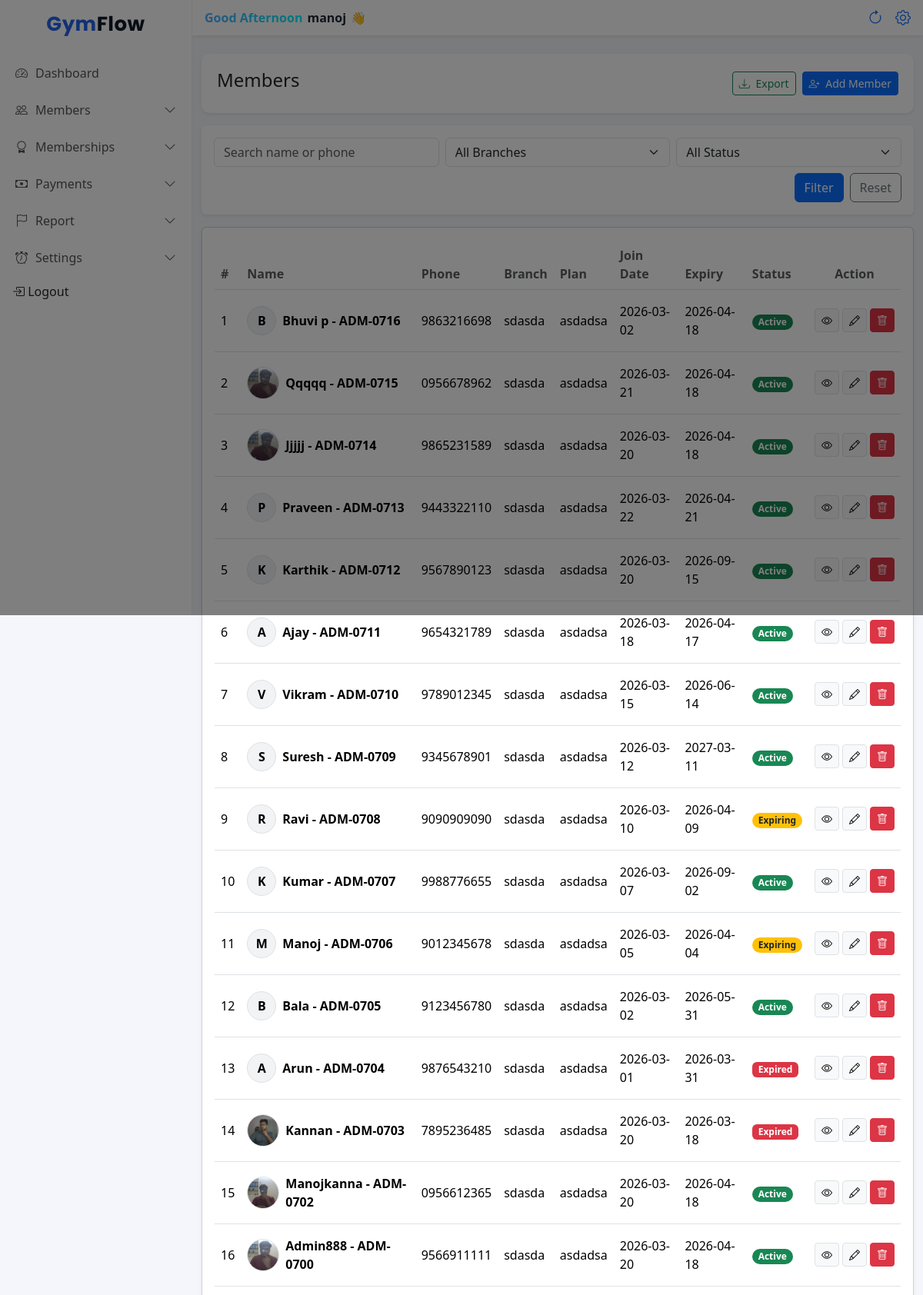
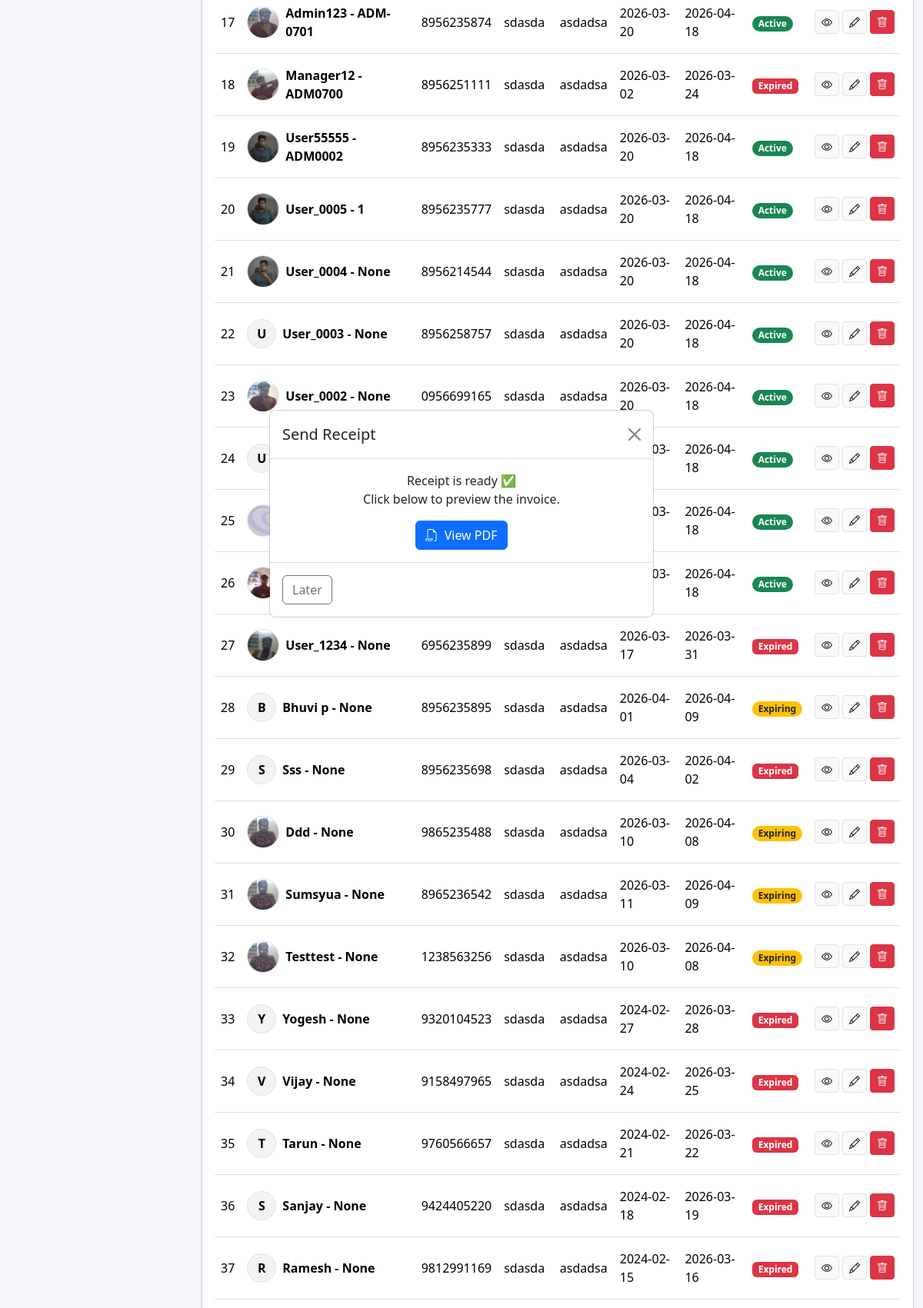
Page /members/ (signed in, upper part) on the committed database (2 pictures, top to bottom).
### accounts/models.py (models this page shows, shortened)
class User(AbstractUser):
    ROLE_CHOICES = (
        ('ADMIN', 'Owner'),
        ('TRAINER', 'Trainer'),
    )
    gym = models.ForeignKey(Gym, on_delete=models.CASCADE, null=True, blank=True)
    role = models.CharField(max_length=10, choices=ROLE_CHOICES, default='TRAINER')
    phone = models.CharField(max_length=15, blank=True, null=True)
    branch = models.ForeignKey(Branch, on_delete=models.SET_NULL, null=True, blank=True)

### frontend/models.py (models this page shows, shortened)
class Member(models.Model):
    STATUS_CHOICES = (
        ('active', 'Active'),
        ('expiring', 'Expiring Soon'),
        ('expired', 'Expired'),
    )
    is_deleted = models.BooleanField(default=False)
    admission_number = models.CharField(max_length=10,  blank=True, null=True)
    DOB=models.DateField(null=True,blank=True)
    gym = models.ForeignKey(Gym, on_delete=models.CASCADE, related_name="members")
    branch = models.ForeignKey(Branch, on_delete=models.CASCADE, related_name="members")
    name = models.CharField(max_length=100)
    phone = models.CharField(max_length=15)
    join_date = models.DateField(default=date.today)
    photo = models.ImageField(upload_to="members/", blank=True, null=True)
    plan = models.ForeignKey(MembershipPlan, on_delete=models.SET_NULL, null=True, blank=True)
    start_date = models.DateField(null=True)
    expiry_date = models.DateField()
    security_deposit = models.DecimalField(max_digits=10, decimal_places=2, default=0)
    status = models.CharField(max_length=10, choices=STATUS_CHOICES, default='active')
    created_at = models.DateTimeField(auto_now_add=True)
    class Meta:
        unique_together = ("gym", "admission_number")

class Branch(models.Model):
    gym = models.ForeignKey(Gym, on_delete=models.CASCADE, related_name="branches")
    name = models.CharField(max_length=100)
    address = models.TextField(blank=True)
    phone = models.CharField(max_length=15, blank=True)
    created_at = models.DateTimeField(auto_now_add=True)
    class Meta:
        unique_together = ('gym', 'name')  # same gym can't have 2 branches with same name

class MembershipPlan(models.Model):
    branch = models.ForeignKey(Branch, on_delete=models.CASCADE, related_name="plans")
    name = models.CharField(max_length=50)  # Monthly / Quarterly
    duration_days = models.PositiveIntegerField()
    start_date = models.DateField(null=True)
    end_date = models.DateField(null=True)
    price = models.DecimalField(max_digits=8, decimal_places=2)
    is_active = models.BooleanField(default=True)
    created_at = models.DateTimeField(auto_now_add=True)
    class Meta:
        unique_together = ('branch', 'name')  # same branch can't have same plan name twice

### frontend/views.py (the view)
# urls.py: path('members/',member_list,name="member_list"),
@login_required
@owner_or_trainer
def member_list(request):
    whatsapp_url = request.session.pop("whatsapp_url", None)
    invoice_id = request.session.pop("invoice_id", None)
    gym = request.user.gym
    update_member_statuses(gym)
    search = request.GET.get("q", "")
    branch = request.GET.get("branch", "")
    status = request.GET.get("status", "")
    members = Member.objects.select_related(
        "branch", "plan"
    ).filter(
        gym=gym,
        is_deleted=False
    )
    if search:
        members = members.filter(
            Q(name__icontains=search) |
            Q(phone__icontains=search) |
            Q(admission_number__icontains=search)
        )
    if branch:
        members = members.filter(branch__id=branch)
    if status:
        members = members.filter(status__iexact=status)
    members = members.only(
        "id", "name", "phone", "join_date",
        "expiry_date", "status", "photo",
        "branch__name", "plan__name","admission_number"
    ).order_by("-id")
    branches = gym.branches.all()
    return render(request, "List_members.html", {
        "members": members,
        "branches": branches,
        "q": search,
        "branch": branch,
        "status": status,
        "whatsapp_url": whatsapp_url,
        "invoice_id": invoice_id
    })

### frontend/views.py (called while the page is built)
def update_member_statuses(gym):
    today = timezone.localdate()
    days = gym.expiry_reminder_days_before or 7
    alert_limit = today + timedelta(days=7)
    expiring_limit = today + timedelta(days=days)
    Member.objects.filter(
        gym=gym,
        expiry_date__lt=today
    ).exclude(status="expired").update(status="expired")
    Member.objects.filter(
        gym=gym,
        expiry_date__gte=today,
        expiry_date__lte=expiring_limit
    ).exclude(status="expiring").update(status="expiring")
    Member.objects.filter(
        gym=gym,
        expiry_date__gt=expiring_limit
    ).exclude(status="active").update(status="active")

### frontend/templates/List_members.html (shortened to what this page needs)
{% extends "base.html" %}
{% load static %}
{% block content %}
<link rel="stylesheet" href="{% static 'css/modal_card.css' %}">
<link rel="stylesheet" href="{% static 'css/add_member.css' %}">
<div class="container-fluid mt-4">
    <div class="d-flex justify-content-between align-items-center mb-3 shadow-sm"
        style="background-color: white;padding:20px;border-radius: 10px;">
        <h4>Members</h4>
        <div class="d-flex gap-2">
            <button class="btn btn-outline-success btn-sm" id="exportCsv">
                <i class="bi bi-download me-1"></i> Export
            </button>
            <a href="{% url 'Add_members' %}" class="btn btn-primary btn-sm">
                <i class="bi bi-person-plus me-1"></i> Add Member
            </a>
        </div>
    </div>
    <form method="get">
        <div class="card shadow-sm border-0 mb-3">
          <div class="card-body">
            <div class="row g-2">
              <div class="col-12 col-md-4">
                <input type="text"
                       name="q"
                       value="{{ q }}"
                       class="form-control"
                       placeholder="Search name or phone">
              </div>
              <div class="col-12 col-md-4">
                <select name="branch" class="form-select">
                  <option value="">All Branches</option>
                </select>
              </div>
              <div class="col-12 col-md-4">
                <select name="status" class="form-select">
                  <option value="">All Status</option>
                </select>
              </div>
              <div class="col-12 d-flex justify-content-end gap-2 mt-2">
                <button type="submit" class="btn btn-primary">Filter</button>
                <a href="{% url 'member_list' %}" class="btn btn-outline-secondary">Reset</a>
              </div>
            </div>
          </div>
        </div>
      </form>
    <div class="card shadow-sm d-none d-md-block">
        <div class="card-body table-responsive">
            <table class="table table-hover align-middle mb-3" id="membersTable">
                <thead class="table">
                    <tr>
                        <th class="fw-semibold text-muted">#</th>
                        <th class="fw-semibold text-muted">Name</th>
                        <th class="fw-semibold text-muted">Phone</th>
                        <th class="fw-semibold text-muted">Branch</th>
                        <th class="fw-semibold text-muted">Plan</th>
                        <th class="fw-semibold text-muted">Join Date</th>
                        <th class="fw-semibold text-muted">Expiry</th>
                        <th class="fw-semibold text-muted">Status</th>
                        <th class="text-center fw-semibold text-muted">Action</th>
                    </tr>
                </thead>
                <tbody>
                    {% for m in members %}
                    <tr>
                        <td class="py-3">{{ forloop.counter }}</td>
                        <td class="py-3">
                            <div class="d-flex align-items-center gap-2">
                                {% if m.photo %}
                                <img src="{{ m.photo.url }}" alt="{{ m.name }}" width="42" height="42"
                                    class="rounded-circle border" style="object-fit: cover;">
                                {% else %}
                                <div class="rounded-circle border d-flex align-items-center justify-content-center"
                                    style="width:38px;height:38px;background:#f1f3f5;font-weight:600;">
                                    {{ m.name|slice:":1"|upper }}
                                </div>
                                {% endif %}
                                <div class="fw-semibold">{{ m.name }} - {{ m.admission_number }} </div>
                            </div>
                        </td>
                        <td class="py-3">{{ m.phone }}</td>
                        <td class="py-3">{{ m.branch.name }}</td>
                        <td class="py-3">
                            {% if m.plan %}
                            {{ m.plan.name }}
                            {% else %}
                            -
                            {% endif %}
                        </td>
                        <td class="py-3">{{ m.join_date|date:"Y-m-d" }}</td>
                        <td class="py-3">{{ m.expiry_date|date:"Y-m-d" }}</td>
                        <td class="py-3">
                            {% if m.status == "active" %}
                            <span class="badge rounded-pill bg-success">Active</span>
                            {% elif m.status == "expiring" %}
                            <span class="badge rounded-pill bg-warning text-dark">Expiring</span>
                            {% else %}
                            <span class="badge bg-danger">Expired</span>
                            {% endif %}
                        </td>
                        <td class="text-center">
                            <div class="d-flex justify-content-center gap-1">
                                <a href="#" class="btn btn-sm btn-light border" title="View" hreflang="view"
                                    onclick="openMemberDetails('{{ m.id }}')">
                                    <i class="bi bi-eye"></i>
                                </a>
                                <a type="button" class="btn btn-sm btn-light border dit-plan-btn" title="Edit" hreflang="Edit"
                                   data-id="{{ m.id }}"
                                    >
                                    <i class="bi bi-pencil"></i>
                                </a>
                                {% if request.user.role == "ADMIN" %}
                                <a href="#" class="btn btn-sm btn-danger delete-member-btn" data-id="{{ m.id }}"
                                    title="Delete" hreflang="Delete" >
                                    <i class="bi bi-trash"></i>
                                </a>
                                {% endif %}
                            </div>
                        </td>
                    </tr>
                    {% endfor %}
                </tbody>
            </table>
        </div>
    </div>
</div>
{% if whatsapp_url or invoice_id %}
<div class="modal fade" id="whatsappModal" tabindex="-1">
    <div class="modal-dialog modal-dialog-centered">
        <div class="modal-content">
            <div class="modal-header">
                <h5 class="modal-title">Send Receipt</h5>
                <button type="button" class="btn-close" data-bs-dismiss="modal"></button>
            </div>
            <div class="modal-body text-center">
                <p class="mb-3">
                    Receipt is ready ✅ <br>
                </p>
                {% if invoice_id %}
                <a href="{% url 'generate_invoice_pdf' invoice_id %}" target="_blank" class="btn btn-primary">
                    <i class="bi bi-filetype-pdf me-1"></i> View PDF
                </a>
                {% endif %}
            </div>
            <div class="modal-footer justify-content-between">
                <button type="button" class="btn btn-outline-secondary" data-bs-dismiss="modal">
                </button>
            </div>
        </div>
    </div>
</div>
{% endif %}
{% endblock %}

### frontend/templates/base.html (shortened to what this page needs)
{% load static %}
<!DOCTYPE html>
<html lang="en">
<head>
    <link href="https://cdn.jsdelivr.net/npm/bootstrap@5.3.3/dist/css/bootstrap.min.css" rel="stylesheet">
    <link href="https://cdn.jsdelivr.net/npm/bootstrap-icons/font/bootstrap-icons.css" rel="stylesheet">
    <link rel="stylesheet" href="{% static 'css/dashboard.css' %}">
</head>
<body>
    <div class="sidebar" id="sidebar">
        <h4 class="brand-logo text-center py-3">
            Gym<span>Flow</span>
        </h4>
        <a class="" href="{% url 'dashboard' %}">
            <i class="bi bi-speedometer2"></i> Dashboard
        </a>
        <a href="javascript:void(0)" class="menu-toggle">
            <i class="bi bi-people"></i> Members
            <i class="bi bi-chevron-down ms-auto"></i>
        </a>
        <a href="javascript:void(0)" class="menu-toggle">
            <i class="bi bi-award"></i> Memberships
            <i class="bi bi-chevron-down ms-auto"></i>
        </a>
        <a href="javascript:void(0)" class="menu-toggle">
            <i class="bi bi-cash"></i> Payments
            <i class="bi bi-chevron-down ms-auto"></i>
        </a>
        <a href="javascript:void(0)" class="menu-toggle">
            <i class="bi bi-flag"></i> Report
            <i class="bi bi-chevron-down ms-auto"></i>
        </a>
        {% if request.user.role == "ADMIN" %}
        <a href="javascript:void(0)" class="menu-toggle">
            <i class="bi bi-alarm"></i> Settings
            <i class="bi bi-chevron-down ms-auto"></i>
        </a>
        {% endif %}
        <form method="post" action="{% url 'logout' %}" class="d-inline">
            <button type="submit" class="dropdown-item px-3 mt-2">
                <i class="bi bi-box-arrow-in-right"></i> Logout
            </button>
        </form>
    </div>
    <div class="content">
        <nav class="navbar bg-white shadow-sm px-3">
            <div class="d-flex align-items-center gap-2">
                <div class="welcome-text">
                    <span class="greeting">Welcome Back</span>
                    <span class="username">{{ request.user.username }}</span>
                    <span class="wave">👋</span>
                </div>
            </div>
            <div class="d-flex align-items-center">
                <a href="" class="px-3 fs-5" hreflang="Page Refresh"><i class="bi bi-arrow-clockwise"></i></a>
                <a href="{% url 'gym_profile' %}" class="fs-5" hreflang="Profile Setting"><i class="bi bi-gear"></i></a>
            </div>
        </nav>
        {% block content %}
        {% endblock %}
</body>
</html>

### frontend/static/css/dashboard.css (style rules this page uses)
body { background-color: #f5f7fb; overflow-x: hidden; }
.sidebar { width: 250px; min-height: 100vh; background: #ffffff; border-right: 1px solid #eee; position: fixed; top: 0; left: 0; transform: translateX(-100%); transition: transform 0.3s ease; z-index: 1050; }
.sidebar h4 { font-weight: 700; }
.sidebar a { color: #555; text-decoration: none; padding: 12px 20px; display: flex; align-items: center; font-weight: 500; gap: 10px; }
.content { margin-left: 0; transition: margin-left 0.3s ease; width: 100%; }
@media (min-width: 992px) { .sidebar { transform: translateX(0); } }
@media (min-width: 992px) { .content { margin-left: 250px; width: calc(100% - 250px); } }
.menu-toggle { cursor: pointer; }
.menu-toggle i.bi-chevron-down { transition: transform 0.3s; }
.table { margin-bottom: 0; }

### frontend/templates/base.html (style rules this page uses)
.brand-logo { font-family: 'Poppins', sans-serif; font-weight: 700; font-size: 26px; letter-spacing: 0.5px; color: #2563eb; }
.brand-logo span { color: #111827; }
body { background: #f4f6fb; }
.welcome-text { display: flex; align-items: center; gap: 6px; font-weight: 600; }
.greeting { font-size: 16px; background: linear-gradient(90deg, #4facfe, #00f2fe); -webkit-background-clip: text; -webkit-text-fill-color: transparent; }
.username { font-size: 16px; color: #1f2937; }
.wave { display: inline-block; animation: waveAnim 1.8s infinite; transform-origin: 70% 70%; }

### frontend/templates/List_members.html (style rules this page uses)
button, .btn { touch-action: manipulation; }

### rows in the picture
User: user.username "manoj"
Member: name "B", name "Bhuvi p", admission_number "ADM-0716", phone "9863216698", branch.name "sdasda", plan.name "asdadsa", join_date "2026-03-02", expiry_date "2026-04-18", status "Active"
Member: photo (picture), name "Qqqqq", admission_number "ADM-0715", phone "0956678962", branch.name "sdasda", plan.name "asdadsa", join_date "2026-03-21", expiry_date "2026-04-18", status "Active"
Member: photo (picture), name "Jjjjj", admission_number "ADM-0714", phone "9865231589", branch.name "sdasda", plan.name "asdadsa", join_date "2026-03-20", expiry_date "2026-04-18", status "Active"
Member: name "P", name "Praveen", admission_number "ADM-0713", phone "9443322110", branch.name "sdasda", plan.name "asdadsa", join_date "2026-03-22", expiry_date "2026-04-21", status "Active"
Member: name "K", name "Karthik", admission_number "ADM-0712", phone "9567890123", branch.name "sdasda", plan.name "asdadsa", join_date "2026-03-20", expiry_date "2026-09-15", status "Active"
Member: name "A", name "Ajay", admission_number "ADM-0711", phone "9654321789", branch.name "sdasda", plan.name "asdadsa", join_date "2026-03-18", expiry_date "2026-04-17", status "Active"
Member: name "V", name "Vikram", admission_number "ADM-0710", phone "9789012345", branch.name "sdasda", plan.name "asdadsa", join_date "2026-03-15", expiry_date "2026-06-14", status "Active"
Member: name "S", name "Suresh", admission_number "ADM-0709", phone "9345678901", branch.name "sdasda", plan.name "asdadsa", join_date "2026-03-12", expiry_date "2027-03-11", status "Active"
Member: name "R", name "Ravi", admission_number "ADM-0708", phone "9090909090", branch.name "sdasda", plan.name "asdadsa", join_date "2026-03-10", expiry_date "2026-04-09", status "Expiring"
Member: name "K", name "Kumar", admission_number "ADM-0707", phone "9988776655", branch.name "sdasda", plan.name "asdadsa", join_date "2026-03-07", expiry_date "2026-09-02", status "Active"
Member: name "M", name "Manoj", admission_number "ADM-0706", phone "9012345678", branch.name "sdasda", plan.name "asdadsa", join_date "2026-03-05", expiry_date "2026-04-04", status "Expiring"
Member: name "B", name "Bala", admission_number "ADM-0705", phone "9123456780", branch.name "sdasda", plan.name "asdadsa", join_date "2026-03-02", expiry_date "2026-05-31", status "Active"
Member: name "A", name "Arun", admission_number "ADM-0704", phone "9876543210", branch.name "sdasda", plan.name "asdadsa", join_date "2026-03-01", expiry_date "2026-03-31", status "Expired"
Member: photo (picture), name "Kannan", admission_number "ADM-0703", phone "7895236485", branch.name "sdasda", plan.name "asdadsa", join_date "2026-03-20", expiry_date "2026-03-18", status "Expired"
Member: photo (picture), name "Manojkanna", admission_number "ADM-0702", phone "0956612365", branch.name "sdasda", plan.name "asdadsa", join_date "2026-03-20", expiry_date "2026-04-18", status "Active"
Member: photo (picture), name "Admin888", admission_number "ADM-0700", phone "9566911111", branch.name "sdasda", plan.name "asdadsa", join_date "2026-03-20", expiry_date "2026-04-18", status "Active"
Member: photo (picture), name "Admin123", admission_number "ADM-0701", phone "8956235874", branch.name "sdasda", plan.name "asdadsa", join_date "2026-03-20", expiry_date "2026-04-18", status "Active"
Member: photo (picture), name "Manager12", admission_number "ADM0700", phone "8956251111", branch.name "sdasda", plan.name "asdadsa", join_date "2026-03-02", expiry_date "2026-03-24", status "Expired"
Member: photo (picture), name "User55555", admission_number "ADM0002", phone "8956235333", branch.name "sdasda", plan.name "asdadsa", join_date "2026-03-20", expiry_date "2026-04-18", status "Active"
Member: photo (picture), name "User_0005", admission_number "1", phone "8956235777", branch.name "sdasda", plan.name "asdadsa", join_date "2026-03-20", expiry_date "2026-04-18", status "Active"
Member: photo (picture), name "User_0004", admission_number "None", phone "8956214544", branch.name "sdasda", plan.name "asdadsa", join_date "2026-03-20", expiry_date "2026-04-18", status "Active"
Member: name "U", name "User_0003", admission_number "None", phone "8956258757", branch.name "sdasda", plan.name "asdadsa", join_date "2026-03-20", expiry_date "2026-04-18", status "Active"
Member: photo (picture), name "User_0002", admission_number "None", phone "0956699165", branch.name "sdasda", plan.name "asdadsa", join_date "2026-03-20", expiry_date "2026-04-18", status "Active"
Member: name "U", expiry_date "2026-04-18", status "Active"
Member: photo (picture), expiry_date "2026-04-18", status "Active"
Member: photo (picture), expiry_date "2026-04-18", status "Active"
Member: photo (picture), name "User_1234", admission_number "None", phone "6956235899", branch.name "sdasda", plan.name "asdadsa", join_date "2026-03-17", expiry_date "2026-03-31", status "Expired"
Member: name "B", name "Bhuvi p", admission_number "None", phone "8956235895", branch.name "sdasda", plan.name "asdadsa", join_date "2026-04-01", expiry_date "2026-04-09", status "Expiring"
Member: name "S", name "Sss", admission_number "None", phone "8956235698", branch.name "sdasda", plan.name "asdadsa", join_date "2026-03-04", expiry_date "2026-04-02", status "Expired"
Member: photo (picture), name "Ddd", admission_number "None", phone "9865235488", branch.name "sdasda", plan.name "asdadsa", join_date "2026-03-10", expiry_date "2026-04-08", status "Expiring"
Member: photo (picture), name "Sumsyua", admission_number "None", phone "8965236542", branch.name "sdasda", plan.name "asdadsa", join_date "2026-03-11", expiry_date "2026-04-09", status "Expiring"
Member: photo (picture), name "Testtest", admission_number "None", phone "1238563256", branch.name "sdasda", plan.name "asdadsa", join_date "2026-03-10", expiry_date "2026-04-08", status "Expiring"
Member: name "Y", name "Yogesh", admission_number "None", phone "9320104523", branch.name "sdasda", plan.name "asdadsa", join_date "2024-02-27", expiry_date "2026-03-28", status "Expired"
Member: name "V", name "Vijay", admission_number "None", phone "9158497965", branch.name "sdasda", plan.name "asdadsa", join_date "2024-02-24", expiry_date "2026-03-25", status "Expired"
Member: name "T", name "Tarun", admission_number "None", phone "9760566657", branch.name "sdasda", plan.name "asdadsa", join_date "2024-02-21", expiry_date "2026-03-22", status "Expired"
Member: name "S", name "Sanjay", admission_number "None", phone "9424405220", branch.name "sdasda", plan.name "asdadsa", join_date "2024-02-18", expiry_date "2026-03-19", status "Expired"
Member: name "R", name "Ramesh", admission_number "None", phone "9812991169", branch.name "sdasda", plan.name "asdadsa", join_date "2024-02-15", expiry_date "2026-03-16", status "Expired"
